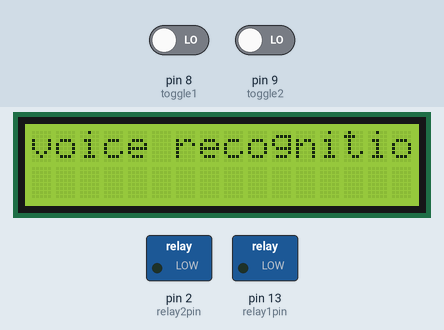
The sketch below on a simulated Arduino Uno, built with avr-gcc and run on an emulated ATmega328P. Shown: 16×2 character LCD, switched loads named in the sketch (green lamp = pin HIGH). The test bench sets the inputs (shaded band); at power-on: pin 8 (toggle1) LOW, pin 9 (toggle2) LOW. What the sketch prints to the serial monitor is not drawn.

Above: at 1.2 s.
1.3 s: pin 8 (toggle1) driven HIGH
At 1.6 s:
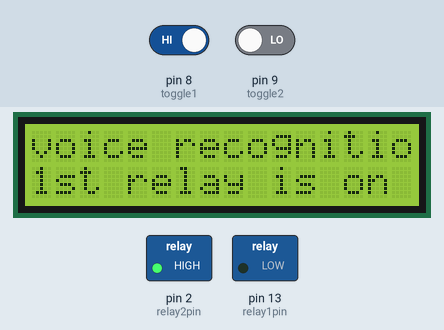
2.8 s: pin 8 (toggle1) driven LOW and pin 9 (toggle2) driven HIGH
At 4.0 s:
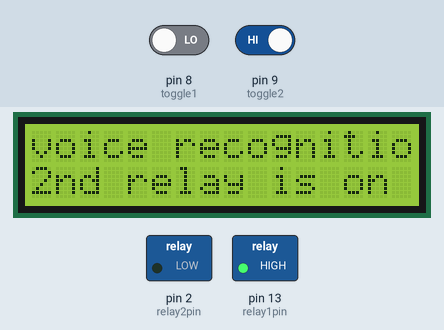
4.3 s: pin 8 (toggle1) driven HIGH
At 5.5 s:
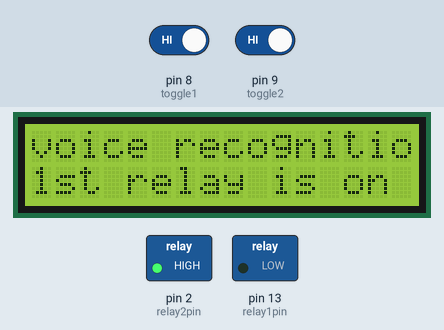
Timing chart, 0 to 7.3 s (numbered marks = the images above; inputs shaded):
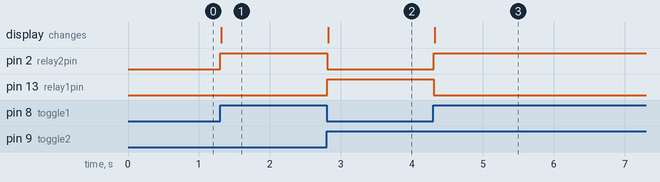

Measured:
- after the input at 1.3 s, pin 2 (relay2pin): LOW → HIGH at once; the display: changes at once (image 1)
- after the input at 2.8 s, pin 2 (relay2pin): HIGH → LOW at once; pin 13 (relay1pin): LOW → HIGH at once; the display: changes at once (image 2)
- after the input at 4.3 s, pin 2 (relay2pin): LOW → HIGH at once; pin 13 (relay1pin): HIGH → LOW at once; the display: changes at once (image 3)

The sketch:

voice_recognition_17092025.ino
```cpp
//voice control
const int relay1pin =13 ;
const int relay2pin =2;
const int toggle1 = 8;
const int toggle2 = 9;
#include<LiquidCrystal_I2C.h>
LiquidCrystal_I2C lcd(0x27,16,2);
void setup() {
  // put your setup code here, to run once:
Serial.begin(9600);
lcd.init();
lcd.backlight();
lcd.setCursor(0,0);
Serial.println("voice recognition");
lcd.println("voice recognition");
pinMode(relay1pin,OUTPUT);
pinMode(relay2pin,OUTPUT);
pinMode(toggle1,INPUT);
pinMode(toggle2,INPUT);

digitalWrite(relay1pin,LOW);
digitalWrite(relay1pin,LOW);
}

void loop() {
  // put your main code here, to run repeatedly:
int toggle1state= digitalRead(toggle1);
int toggle2state= digitalRead(toggle2);
if(toggle1state==1){
  digitalWrite(relay1pin,LOW);
   digitalWrite(relay2pin,HIGH);//active low configuration
  lcd.setCursor(0,1);

  lcd.println("1st relay is on");
  Serial.println("1st relay is on");

}
else if(toggle2state==1){
  digitalWrite(relay2pin,LOW);
   digitalWrite(relay1pin,HIGH);//active low configuration
  lcd.setCursor(0,1);
  lcd.println("2nd relay is on");
  Serial.println("2nd relay is on");

}
}
```
